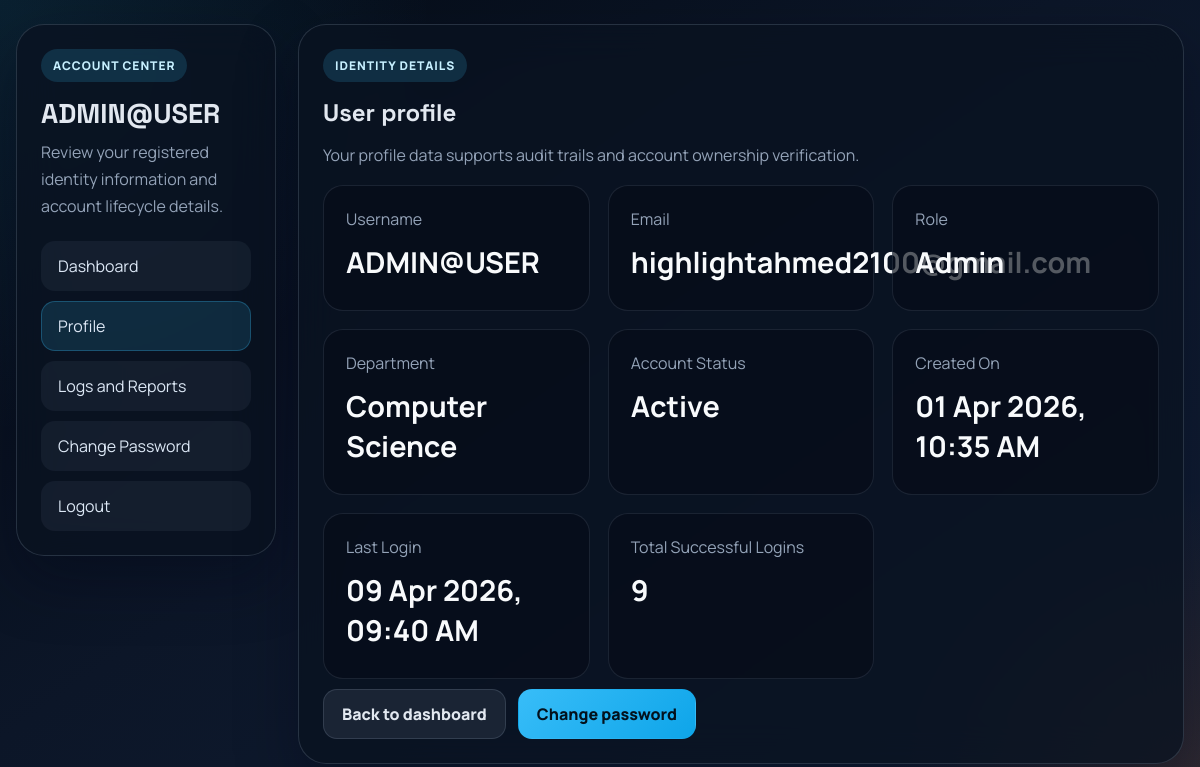
Page /profile (signed in) on the committed database.
### models.py (models this page shows)
class User(db.Model):
    __tablename__ = "user"
    id = db.Column(db.Integer, primary_key=True)
    username = db.Column(db.String(100), unique=True, nullable=False)
    email = db.Column(db.String(120), nullable=True)
    password = db.Column(db.String(200), nullable=False)
    role = db.Column(db.String(50), nullable=False)
    department = db.Column(db.String(120), default="General", nullable=False)
    is_active = db.Column(db.Boolean, default=True, nullable=False)
    failed_attempts = db.Column(db.Integer, default=0, nullable=False)
    login_count = db.Column(db.Integer, default=0, nullable=False)
    created_at = db.Column(db.DateTime, default=utc_now, nullable=False)
    last_login_at = db.Column(db.DateTime, nullable=True)
    locked_until = db.Column(db.DateTime, nullable=True)

### app.py (the view)
@app.route("/profile")
@login_required
def profile():
    return render_template("profile.html", user=g.current_user)

### app.py (called while the page is built, shortened)
@app.before_request
def load_user():
    user_id = session.get("user_id")
    g.current_user = db.session.get(User, user_id) if user_id else None

@app.context_processor
def inject_template_data():
    return {
        "project_name": "SmartIAM",
        "current_year": datetime.now().year,
    }

@app.template_filter("format_datetime")
def format_datetime(value):
    if not value:
        return "Never"
    return value.strftime("%d %b %Y, %I:%M %p") if hasattr(value, "strftime") else str(value)

def login_required(view):
    @wraps(view)
    def wrapped_view(*args, **kwargs):
        if not g.current_user:
            flash("Please login to continue.", "warning")
            return redirect(url_for("login"))
        if not g.current_user.is_active:
            session.clear()
            flash("Your account is inactive. Please contact the administrator.", "danger")
            return redirect(url_for("login"))
        return view(*args, **kwargs)
    return wrapped_view

### templates/profile.html (shortened to what this page needs)
{% extends "base.html" %}
{% block content %}
<section class="app-shell">
    <aside class="sidebar panel">
        <div class="brand-block">
            <span class="eyebrow">Account Center</span>
            <h2>{{ user.username }}</h2>
            <p>Review your registered identity information and account lifecycle details.</p>
        </div>
        <nav class="nav-links">
            <a href="{{ url_for('dashboard') }}">Dashboard</a>
            <a class="active" href="{{ url_for('profile') }}">Profile</a>
            {% if user.role == 'admin' %}
                <a href="{{ url_for('logs') }}">Logs and Reports</a>
            {% endif %}
            <a href="{{ url_for('change_password') }}">Change Password</a>
            <a href="{{ url_for('logout') }}">Logout</a>
        </nav>
    </aside>
    <div class="dashboard-main">
        <section class="profile-panel">
            <span class="eyebrow">Identity Details</span>
            <h2>User profile</h2>
            <p>Your profile data supports audit trails and account ownership verification.</p>
            <div class="profile-grid">
                <div class="info-card">
                    <span>Username</span>
                    <strong>{{ user.username }}</strong>
                </div>
                <div class="info-card">
                    <span>Email</span>
                    <strong>{{ user.email or 'Not provided' }}</strong>
                </div>
                <div class="info-card">
                    <span>Role</span>
                    <strong>{{ user.role|title }}</strong>
                </div>
                <div class="info-card">
                    <span>Department</span>
                    <strong>{{ user.department }}</strong>
                </div>
                <div class="info-card">
                    <span>Account Status</span>
                    <strong>{% if user.is_active %}Active{% else %}Suspended{% endif %}</strong>
                </div>
                <div class="info-card">
                    <span>Created On</span>
                    <strong>{{ user.created_at|format_datetime }}</strong>
                </div>
                <div class="info-card">
                    <span>Last Login</span>
                    <strong>{{ user.last_login_at|format_datetime }}</strong>
                </div>
                <div class="info-card">
                    <span>Total Successful Logins</span>
                    <strong>{{ user.login_count or 0 }}</strong>
                </div>
            </div>
            <div class="button-row">
                <a class="btn btn-secondary" href="{{ url_for('dashboard') }}">Back to dashboard</a>
                <a class="btn btn-primary" href="{{ url_for('change_password') }}">Change password</a>
            </div>
        </section>
    </div>
</section>
{% endblock %}

### static/app.css (style rules this page uses)
:root { --bg: #07111f; --bg-soft: #101f35; --panel: rgba(9, 18, 33, 0.78); --panel-solid: #0d1728; --panel-light: #f8fafc; --line: rgba(148, 163, 184, 0.22); --text: #e2e8f0; --text-soft: #94a3b8; --text-dark: #0f172a; --primary: #38bdf8; --primary-soft: rgba(56, 189, 248, 0.16); --success: #22c55e; --warning: #f59e0b; --danger: #ef4444; --accent: #f97316; --shadow: 0 24px 60px rgba(2, 6, 23, 0.35); --radius-xl: 28px; --radius-lg: 20px; --radius-md: 14px; }
* { box-sizing: border-box; }
body { margin: 0; min-height: 100vh; font-family: "Manrope", sans-serif; color: var(--text); background: radial-gradient(circle at top left, rgba(56, 189, 248, 0.12), transparent 30%), radial-gradient(circle at bottom right, rgba(249, 115, 22, 0.14), transparent 22%), linear-gradient(145deg, #040b15 0%, #0c1628 45%, #111f36 100%); }
a { color: inherit; }
.hero-panel, .auth-card, .panel, .table-panel, .chart-panel, .profile-panel { background: var(--panel); border: 1px solid var(--line); border-radius: var(--radius-xl); box-shadow: var(--shadow); backdrop-filter: blur(20px); }
.eyebrow { display: inline-flex; align-items: center; gap: 8px; padding: 8px 12px; border-radius: 999px; background: var(--primary-soft); color: #c7f0ff; font-size: 12px; font-weight: 800; letter-spacing: 0.08em; text-transform: uppercase; }
.hero-panel h1, .auth-card h1, .section-title h2, .profile-panel h2, .dashboard-title h1 { margin: 18px 0 12px; font-family: "Space Grotesk", sans-serif; font-weight: 700; line-height: 1.08; }
.hero-panel p, .auth-card p, .panel p, .profile-panel p, .table-panel p { color: var(--text-soft); line-height: 1.7; }
.button-row { display: flex; gap: 12px; flex-wrap: wrap; margin-top: 10px; }
.btn, .ghost-link { display: inline-flex; align-items: center; justify-content: center; gap: 8px; text-decoration: none; font-weight: 800; border-radius: 14px; padding: 13px 18px; border: 1px solid transparent; cursor: pointer; transition: transform 0.2s ease, opacity 0.2s ease, border-color 0.2s ease; }
.btn-primary { background: linear-gradient(135deg, #38bdf8, #0ea5e9); color: #03111d; }
.btn-secondary { background: rgba(148, 163, 184, 0.12); color: #e2e8f0; border-color: rgba(148, 163, 184, 0.2); }
.app-shell { display: grid; grid-template-columns: 260px 1fr; gap: 22px; align-items: start; }
.sidebar { position: sticky; top: 22px; padding: 24px; }
.brand-block h2 { margin: 14px 0 8px; font-family: "Space Grotesk", sans-serif; font-size: 1.7rem; }
.brand-block p { margin: 0 0 20px; }
.nav-links { display: grid; gap: 10px; }
.nav-links a { padding: 13px 16px; text-decoration: none; border-radius: 14px; color: #dce7f5; background: rgba(148, 163, 184, 0.08); border: 1px solid transparent; }
.nav-links a.active, .nav-links a:hover { border-color: rgba(56, 189, 248, 0.28); background: rgba(56, 189, 248, 0.14); }
.dashboard-main { display: grid; gap: 22px; }
.panel, .table-panel, .chart-panel, .profile-panel { padding: 24px; }
.metrics-grid, .content-grid, .summary-grid, .profile-grid { display: grid; gap: 18px; }
.metric-card, .info-card { padding: 22px; border-radius: 20px; background: rgba(6, 12, 24, 0.68); border: 1px solid rgba(148, 163, 184, 0.15); }
.metric-card span, .info-card span, .table-kicker, .muted { color: var(--text-soft); }
.metric-card strong, .info-card strong { display: block; margin-top: 12px; color: #f8fafc; font-size: 1.8rem; }
.profile-grid { grid-template-columns: repeat(auto-fit, minmax(220px, 1fr)); }
.profile-panel strong { color: #f8fafc; display: block; margin-bottom: 6px; }

### rows in the picture
User: username "ADMIN@USER", email "highlightahmed2100@gmail.com", role "Admin", department "Computer Science", created_at "01 Apr 2026, 10:35 AM", last_login_at "09 Apr 2026, 09:40 AM", login_count "9"
